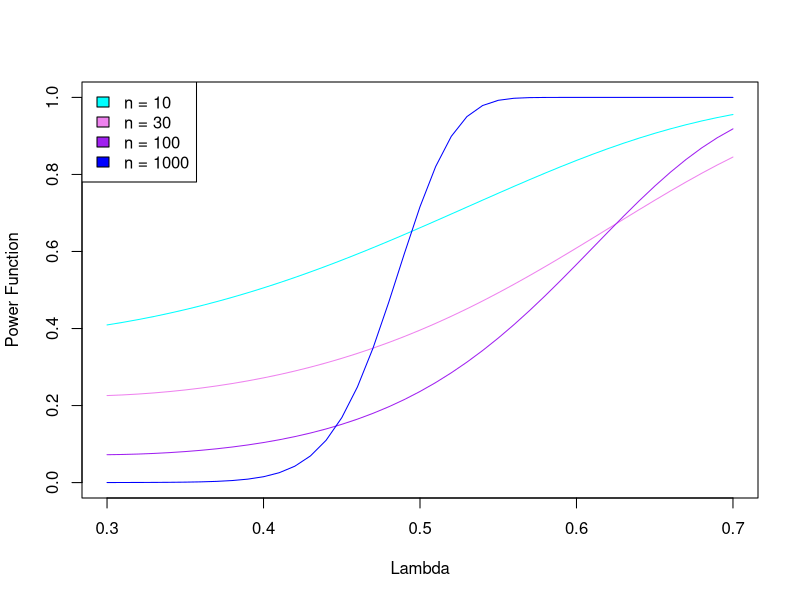

This figure's R source:
set.seed(7)

rate <- 0.5
rates_sec <- seq(0.3, 0.7, by = 0.01)
alpha <- 0.05
ns <- c(10, 30, 100, 1000)
results <- list(c(), c(), c(), c())

for (i in 1:4) {
    n <- ns[i]
    x <- rexp(n, rate)
    for (r in rates_sec) {
        t <- (sqrt(n) * (mean(x) - (1 / r)) / (1 / (r^2)))
        k <- pnorm(t)
        results[[i]] <- c(results[[i]], k)
    }
}

plot(rates_sec,
    results[[1]],
    type = "l",
    col = "cyan",
    xlab = "Lambda",
    ylab = "Power Function",
    ylim = c(0, 1)
)
lines(rates_sec, results[[2]], col = "violet")
lines(rates_sec, results[[3]], col = "purple")
lines(rates_sec, results[[4]], col = "blue")
legend(
    "topleft",
    legend = c(
        "n = 10",
        "n = 30",
        "n = 100",
        "n = 1000"
    ),
    fill = c("cyan", "violet", "purple", "blue")
)
